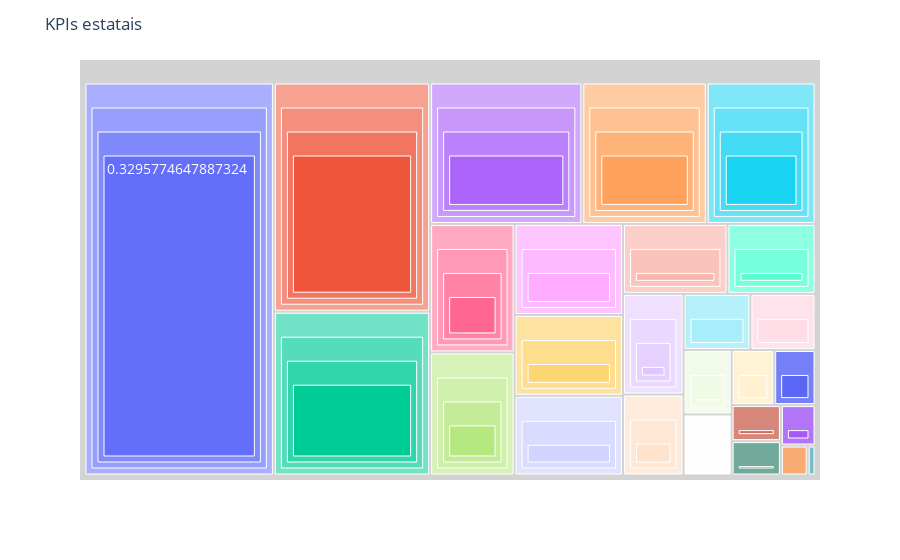

Notebook source saved alongside this figure:
### Code cell
import plotly.express as px
 
fig = px.treemap(dict(df2),path=[df2.index,'Total de Licitações','Total de Ilegais','{%} de Ilegalidades'],
                 values='Total de Licitações',
                 labels='aaaa')
 #           values='Total de Licitações')
fig.update_layout(uniformtext_minsize=14, uniformtext_mode='hide')
fig.update_traces(root_color="lightgrey")
fig.update_layout(
    title_text='KPIs estatais'
)
fig.show()
